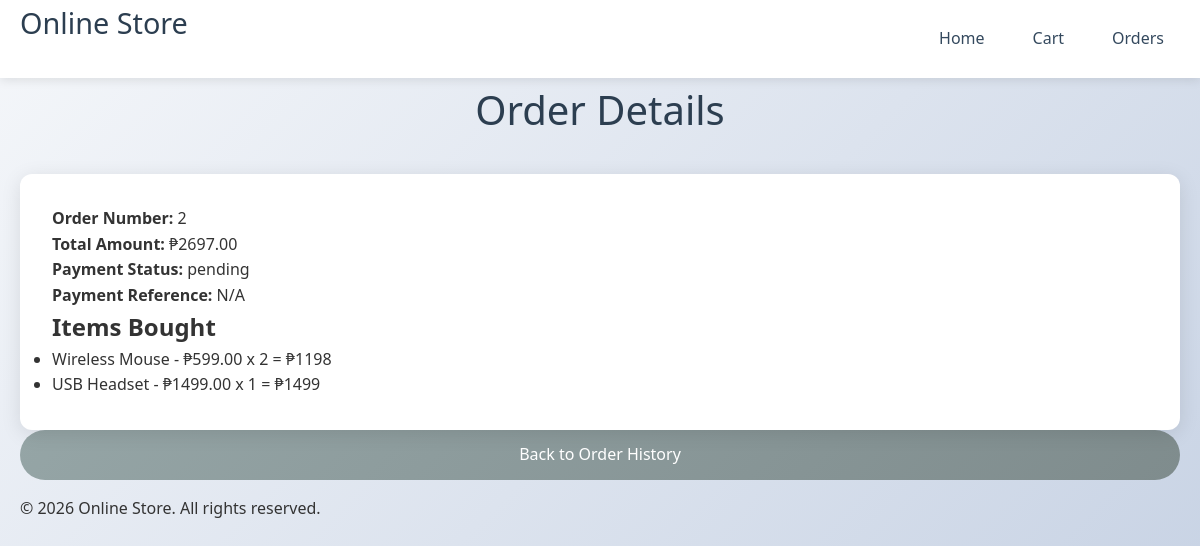
Screenshot of /public/orders/view?id=2 with the database file from the repository.
### tables this page shows
CREATE TABLE `orders` (
  `id` int(11) NOT NULL AUTO_INCREMENT,
  `user_id` int(11) DEFAULT NULL,
  `total_amount` decimal(10,2) DEFAULT NULL,
  `payment_status` enum('pending','paid','failed') DEFAULT 'pending',
  `payment_reference` varchar(255) DEFAULT NULL,
  `created_at` timestamp NOT NULL DEFAULT current_timestamp(),
  PRIMARY KEY (`id`),
  KEY `user_id` (`user_id`)
);

CREATE TABLE `order_items` (
  `id` int(11) NOT NULL AUTO_INCREMENT,
  `order_id` int(11) DEFAULT NULL,
  `product_id` int(11) DEFAULT NULL,
  `quantity` int(11) DEFAULT NULL,
  `price` decimal(10,2) DEFAULT NULL,
  PRIMARY KEY (`id`),
  KEY `order_id` (`order_id`),
  KEY `product_id` (`product_id`),
  CONSTRAINT `order_items_ibfk_1` FOREIGN KEY (`order_id`) REFERENCES `orders` (`id`),
  CONSTRAINT `order_items_ibfk_2` FOREIGN KEY (`product_id`) REFERENCES `products` (`id`)
);

CREATE TABLE `products` (
  `id` int(11) NOT NULL AUTO_INCREMENT,
  `name` varchar(100) DEFAULT NULL,
  `description` text DEFAULT NULL,
  `price` decimal(10,2) DEFAULT NULL,
  `image` varchar(255) DEFAULT NULL,
  PRIMARY KEY (`id`)
);

### app/controllers/OrderController.php (called while the page is built, shortened)
<?php
require_once __DIR__ . '/../models/Order.php';
class OrderController {
    private $order;
    public function __construct($conn) {
        $this->order = new Order($conn);
    }
    public function view() {
        $id = intval($_GET['id'] ?? 0);
        $order = $this->order->getOrderById($id);
        $items = $this->order->getOrderItems($id);
        include __DIR__ . '/../views/orders/view.php';
    }
}

### app/models/Order.php (called while the page is built, shortened)
<?php
class Order {
    private $conn;
    public function __construct($conn) {
        $this->conn = $conn;
    }
    public function getOrderById($id) {
        $stmt = $this->conn->prepare("SELECT * FROM orders WHERE id = ?");
        $stmt->bind_param("i", $id);
        $stmt->execute();
        return $stmt->get_result()->fetch_assoc();
    }
    public function getOrderItems($order_id) {
        $stmt = $this->conn->prepare("SELECT oi.*, p.name FROM order_items oi JOIN products p ON oi.product_id = p.id WHERE oi.order_id = ?");
        $stmt->bind_param("i", $order_id);
        $stmt->execute();
        return $stmt->get_result()->fetch_all(MYSQLI_ASSOC);
    }
}

### app/views/orders/view.php (the view)
<link rel="stylesheet" href="/online_store_mvc/public/assets/css/style.css">
<header>
    <nav class="container">
        <h1>Online Store</h1>
        <div>
            <a href="/online_store_mvc/public/">Home</a>
            <a href="/online_store_mvc/public/cart">Cart</a>
            <a href="/online_store_mvc/public/orders/history">Orders</a>
        </div>
    </nav>
</header>
<main class="container">
    <h1>Order Details</h1>
    <div class="checkout-form">
        <p><strong>Order Number:</strong> <?php echo htmlspecialchars($order['id']); ?></p>
        <p><strong>Total Amount:</strong> ₱<?php echo htmlspecialchars($order['total_amount']); ?></p>
        <p><strong>Payment Status:</strong> <?php echo htmlspecialchars($order['payment_status']); ?></p>
        <p><strong>Payment Reference:</strong> <?php echo htmlspecialchars($order['payment_reference'] ?: 'N/A'); ?></p>
        <h2>Items Bought</h2>
        <ul>
        <?php foreach ($items as $item): ?>
        <li><?php echo htmlspecialchars($item['name']); ?> - ₱<?php echo htmlspecialchars($item['price']); ?> x <?php echo htmlspecialchars($item['quantity']); ?> = ₱<?php echo htmlspecialchars($item['price'] * $item['quantity']); ?></li>
        <?php endforeach; ?>
        </ul>
    </div>
    <a href="history" class="btn btn-secondary">Back to Order History</a>
</main>
<footer>
    <div class="container">
        <p>&copy; 2026 Online Store. All rights reserved.</p>
    </div>
</footer>

### public/assets/css/style.css (style rules this page uses)
* { box-sizing: border-box; margin: 0; padding: 0; }
.container { max-width: 1200px; margin: 0 auto; padding: 0 20px; }
header { background: #fff; box-shadow: 0 2px 10px rgba(0,0,0,0.1); position: sticky; top: 0; z-index: 100; }
header nav { display: flex; justify-content: space-between; align-items: center; padding: 1rem 0; }
header h1 { color: #2c3e50; font-size: 1.8rem; }
header nav div { display: flex; gap: 1rem; }
header a { text-decoration: none; color: #34495e; font-weight: 500; padding: 0.5rem 1rem; border-radius: 25px; transition: all 0.3s ease; }
main { padding: 2rem 0; }
h1 { text-align: center; margin-bottom: 2rem; color: #2c3e50; font-size: 2.5rem; font-weight: 300; }
.checkout-form { background: white; border-radius: 12px; box-shadow: 0 4px 20px rgba(0,0,0,0.1); padding: 2rem; position: sticky; top: 100px; }
.btn { display: inline-block; padding: 0.75rem 2rem; background: linear-gradient(135deg, #3498db, #2980b9); color: white; text-decoration: none; border: none; border-radius: 25px; font-size: 1rem; font-weight: 500; cursor: pointer; transition: all 0.3s ease; text-align: center; width: 100%; margin-bottom: 1rem; }
.btn-secondary { background: linear-gradient(135deg, #95a5a6, #7f8c8d); }

### rows the page displays
orders: id "2", total_amount "2697.00", payment_status "pending", payment_reference "N/A"
order_items: product.name "Wireless Mouse", price "599.00", quantity "2", $item['price'] * $item['quantity'] "1198"
order_items: product.name "USB Headset", price "1499.00", quantity "1", $item['price'] * $item['quantity'] "1499"
